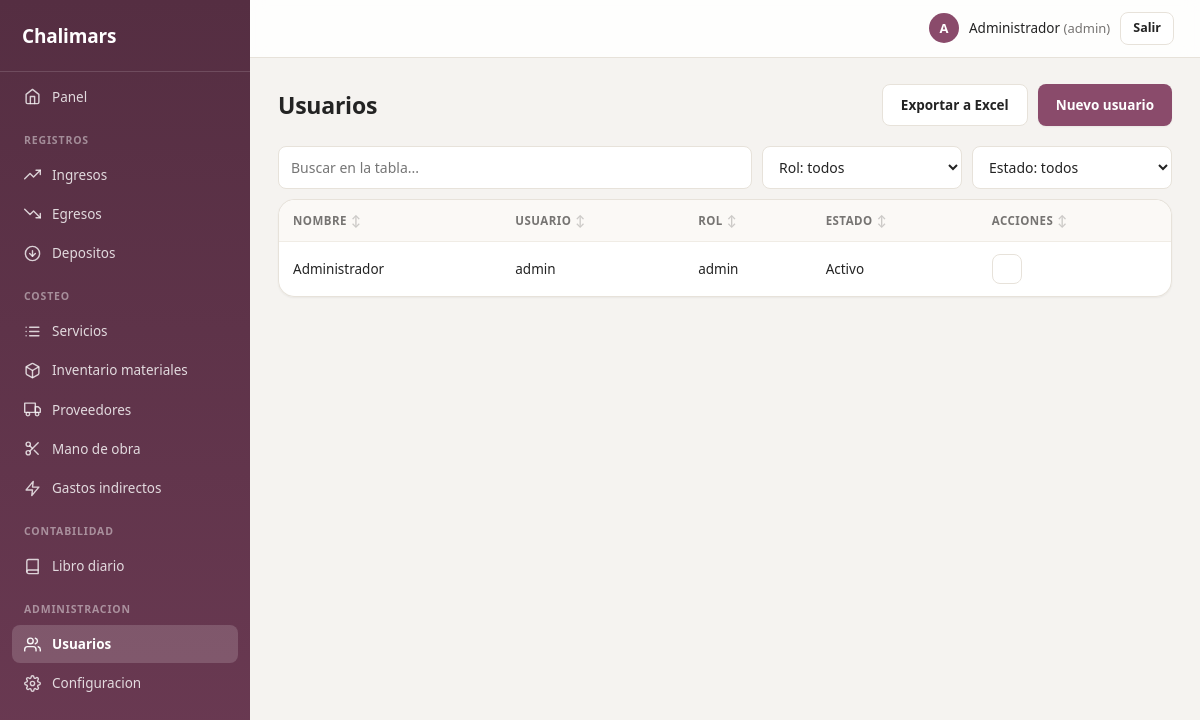
Page /usuarios/index.php (signed in) on the committed database.
### tables this page shows
CREATE TABLE configuracion (
    id INT PRIMARY KEY DEFAULT 1,
    nombre_negocio VARCHAR(150) NOT NULL DEFAULT 'Chalimars',
    logo VARCHAR(255) NULL,
    color_primario VARCHAR(7) NOT NULL DEFAULT '#8a4b6b',
    updated_at TIMESTAMP DEFAULT CURRENT_TIMESTAMP ON UPDATE CURRENT_TIMESTAMP
);

CREATE TABLE usuarios (
    id INT AUTO_INCREMENT PRIMARY KEY,
    username VARCHAR(50) NOT NULL UNIQUE,
    password VARCHAR(255) NOT NULL,
    nombre_completo VARCHAR(150) NOT NULL,
    rol ENUM('admin','cajero') NOT NULL DEFAULT 'cajero',
    activo TINYINT(1) NOT NULL DEFAULT 1,
    created_at TIMESTAMP DEFAULT CURRENT_TIMESTAMP
);

### includes/auth.php (called while the page is built, shortened)
<?php
function current_user() {
    return $_SESSION['user'] ?? null;
}
function is_admin() {
    $user = current_user();
    return $user && $user['rol'] === 'admin';
}

### usuarios/index.php (the view, shortened to what this page needs)
<?php
require_once __DIR__ . '/../includes/bootstrap.php';
$usuarios = $pdo->query('SELECT * FROM usuarios ORDER BY nombre_completo')->fetchAll();
require __DIR__ . '/../includes/header.php';
?>
<div class="page-header">
    <h1>Usuarios</h1>
    <div class="actions">
        <a class="btn btn-secondary" href="<?= BASE_URL ?>usuarios/export.php">Exportar a Excel</a>
        <a class="btn" href="<?= BASE_URL ?>usuarios/form.php">Nuevo usuario</a>
    </div>
</div>
<div class="table-wrap" data-table>
<table>
    <thead>
    <tr><th>Nombre</th><th>Usuario</th><th data-filter>Rol</th><th data-filter>Estado</th><th>Acciones</th></tr>
    </thead>
    <tbody>
    <?php foreach ($usuarios as $u): ?>
        <tr>
            <td><?= h($u['nombre_completo']) ?></td>
            <td><?= h($u['username']) ?></td>
            <td><?= h($u['rol']) ?></td>
            <td><?= $u['activo'] ? 'Activo' : 'Inactivo' ?></td>
            <td>
                <div class="action-icons">
                    <a class="btn-icon" href="<?= BASE_URL ?>usuarios/form.php?id=<?= (int)$u['id'] ?>" title="Editar"><?= icon_svg('edit') ?></a>
                </div>
            </td>
        </tr>
    <?php endforeach; ?>
    </tbody>
</table>
</div>
<?php require __DIR__ . '/../includes/footer.php'; ?>

### includes/header.php (shortened to what this page needs)
<?php
$user = current_user();
$config = isset($pdo) ? get_config($pdo) : ['nombre_negocio' => 'Chalimars', 'logo' => null, 'color_primario' => '#8a4b6b'];
$currentDir = trim(str_replace('\\', '/', dirname($_SERVER['SCRIPT_NAME'] ?? '')), '/');
$currentDir = basename($currentDir);
$currentFile = basename($_SERVER['SCRIPT_NAME'] ?? '');
function nav_active($section, $currentDir, $currentFile = null) {
    if ($section === '') {
        return $currentDir === '' && $currentFile === 'index.php';
    }
    return $currentDir === $section;
}
$navItems = [
    ['section' => '', 'url' => 'index.php', 'label' => 'Panel',
        'icon' => '<path d="M3 9l9-7 9 7v11a2 2 0 0 1-2 2H5a2 2 0 0 1-2-2z"></path><path d="M9 22V12h6v10"></path>'],
];
$navGroups = [
    'Registros' => [
        ['section' => 'ingresos', 'url' => 'ingresos/index.php', 'label' => 'Ingresos',
            'icon' => '<polyline points="23 6 13.5 15.5 8.5 10.5 1 18"></polyline><polyline points="17 6 23 6 23 12"></polyline>'],
        ['section' => 'egresos', 'url' => 'egresos/index.php', 'label' => 'Egresos',
            'icon' => '<polyline points="23 18 13.5 8.5 8.5 13.5 1 6"></polyline><polyline points="17 18 23 18 23 12"></polyline>'],
        ['section' => 'depositos', 'url' => 'depositos/index.php', 'label' => 'Depositos',
            'icon' => '<circle cx="12" cy="12" r="10"></circle><polyline points="8 12 12 16 16 12"></polyline><line x1="12" y1="8" x2="12" y2="16"></line>'],
    ],
    'Costeo' => [
        ['section' => 'servicios', 'url' => 'servicios/index.php', 'label' => 'Servicios',
            'icon' => '<line x1="8" y1="6" x2="21" y2="6"></line><line x1="8" y1="12" x2="21" y2="12"></line><line x1="8" y1="18" x2="21" y2="18"></line><line x1="3" y1="6" x2="3.01" y2="6"></line><line x1="3" y1="12" x2="3.01" y2="12"></line><line x1="3" y1="18" x2="3.01" y2="18"></line>'],
        ['section' => 'productos', 'url' => 'productos/index.php', 'label' => 'Inventario materiales',
            'icon' => '<path d="M21 16V8a2 2 0 0 0-1-1.73l-7-4a2 2 0 0 0-2 0l-7 4A2 2 0 0 0 3 8v8a2 2 0 0 0 1 1.73l7 4a2 2 0 0 0 2 0l7-4A2 2 0 0 0 21 16z"></path><polyline points="3.27 6.96 12 12.01 20.73 6.96"></polyline><line x1="12" y1="22.08" x2="12" y2="12"></line>'],
        ['section' => 'proveedores', 'url' => 'proveedores/index.php', 'label' => 'Proveedores',
            'icon' => '<rect x="1" y="3" width="15" height="13"></rect><polygon points="16 8 20 8 23 11 23 16 16 16 16 8"></polygon><circle cx="5.5" cy="18.5" r="2.5"></circle><circle cx="18.5" cy="18.5" r="2.5"></circle>'],
        ['section' => 'mano_obra', 'url' => 'mano_obra/index.php', 'label' => 'Mano de obra',
            'icon' => '<circle cx="6" cy="6" r="3"></circle><circle cx="6" cy="18" r="3"></circle><line x1="20" y1="4" x2="8.12" y2="15.88"></line><line x1="14.47" y1="14.48" x2="20" y2="20"></line><line x1="8.12" y1="8.12" x2="12" y2="12"></line>'],
        ['section' => 'gastos_indirectos', 'url' => 'gastos_indirectos/index.php', 'label' => 'Gastos indirectos',
            'icon' => '<polygon points="13 2 3 14 12 14 11 22 21 10 12 10 13 2"></polygon>'],
    ],
];
if (is_admin()) {
    $navGroups['Contabilidad'] = [
        ['section' => 'contabilidad', 'url' => 'contabilidad/index.php', 'label' => 'Libro diario',
            'icon' => '<path d="M4 19.5A2.5 2.5 0 0 1 6.5 17H20"></path><path d="M6.5 2H20v20H6.5A2.5 2.5 0 0 1 4 19.5v-15A2.5 2.5 0 0 1 6.5 2z"></path>'],
    ];
    $navGroups['Administracion'] = [
        ['section' => 'usuarios', 'url' => 'usuarios/index.php', 'label' => 'Usuarios',
            'icon' => '<path d="M17 21v-2a4 4 0 0 0-4-4H5a4 4 0 0 0-4 4v2"></path><circle cx="9" cy="7" r="4"></circle><path d="M23 21v-2a4 4 0 0 0-3-3.87"></path><path d="M16 3.13a4 4 0 0 1 0 7.75"></path>'],
        ['section' => 'configuracion', 'url' => 'configuracion/index.php', 'label' => 'Configuracion',
            'icon' => '<circle cx="12" cy="12" r="3"></circle><path d="M19.4 15a1.65 1.65 0 0 0 .33 1.82l.06.06a2 2 0 0 1 0 2.83 2 2 0 0 1-2.83 0l-.06-.06a1.65 1.65 0 0 0-1.82-.33 1.65 1.65 0 0 0-1 1.51V21a2 2 0 0 1-2 2 2 2 0 0 1-2-2v-.09A1.65 1.65 0 0 0 9 19.4a1.65 1.65 0 0 0-1.82.33l-.06.06a2 2 0 0 1-2.83 0 2 2 0 0 1 0-2.83l.06-.06a1.65 1.65 0 0 0 .33-1.82 1.65 1.65 0 0 0-1.51-1H3a2 2 0 0 1-2-2 2 2 0 0 1 2-2h.09A1.65 1.65 0 0 0 4.6 9a1.65 1.65 0 0 0-.33-1.82l-.06-.06a2 2 0 0 1 0-2.83 2 2 0 0 1 2.83 0l.06.06a1.65 1.65 0 0 0 1.82.33H9a1.65 1.65 0 0 0 1-1.51V3a2 2 0 0 1 2-2 2 2 0 0 1 2 2v.09a1.65 1.65 0 0 0 1 1.51 1.65 1.65 0 0 0 1.82-.33l.06-.06a2 2 0 0 1 2.83 0 2 2 0 0 1 0 2.83l-.06.06a1.65 1.65 0 0 0-.33 1.82V9a1.65 1.65 0 0 0 1.51 1H21a2 2 0 0 1 2 2 2 2 0 0 1-2 2h-.09a1.65 1.65 0 0 0-1.51 1z"></path>'],
    ];
}
function render_nav_link($item, $currentDir, $currentFile) {
    $active = nav_active($item['section'], $currentDir, $currentFile);
    printf(
        '<a href="%s%s" class="%s"><svg class="nav-icon" viewBox="0 0 24 24" fill="none" stroke="currentColor" stroke-width="2" stroke-linecap="round" stroke-linejoin="round">%s</svg><span>%s</span></a>',
        BASE_URL, h($item['url']), $active ? 'active' : '', $item['icon'], h($item['label'])
    );
}
$cssPath = BASE_PATH . '/assets/css/style.css';
$cssVersion = file_exists($cssPath) ? filemtime($cssPath) : time();
?>
<!DOCTYPE html>
<html lang="es">
<head>
<link rel="stylesheet" href="<?= BASE_URL ?>assets/css/style.css?v=<?= $cssVersion ?>">
</head>
<body>
<div class="app">
    <aside class="sidebar">
        <div class="brand">
            <span><?= h($config['nombre_negocio']) ?></span>
        </div>
        <nav>
            <?php render_nav_link($navItems[0], $currentDir, $currentFile); ?>
            <?php foreach ($navGroups as $groupLabel => $items): ?>
                <div class="nav-group"><?= h($groupLabel) ?></div>
                <?php foreach ($items as $item): ?>
                    <?php render_nav_link($item, $currentDir, $currentFile); ?>
                <?php endforeach; ?>
            <?php endforeach; ?>
        </nav>
    </aside>
    <div class="main">
        <header class="topbar">
            <div class="user-info">
                <span class="user-avatar"><?= h(mb_substr($user['nombre_completo'] ?? '?', 0, 1)) ?></span>
                <span><?= h($user['nombre_completo'] ?? '') ?> <span class="muted">(<?= h($user['rol'] ?? '') ?>)</span></span>
                <a href="<?= BASE_URL ?>logout.php" class="btn btn-sm btn-secondary">Salir</a>
            </div>
        </header>
        <main class="content">

### includes/functions.php (shortened to what this page needs)
<?php
function h($value) {
    return htmlspecialchars((string)($value ?? ''), ENT_QUOTES, 'UTF-8');
}
function icon_paths($name) {
    $icons = [
        'eye' => '<path d="M1 12s4-8 11-8 11 8 11 8-4 8-11 8-11-8-11-8z"></path><circle cx="12" cy="12" r="3"></circle>',
        'edit' => '<path d="M12 20h9"></path><path d="M16.5 3.5a2.121 2.121 0 0 1 3 3L7 19l-4 1 1-4L16.5 3.5z"></path>',
        'history' => '<circle cx="12" cy="12" r="10"></circle><polyline points="12 6 12 12 16 14"></polyline>',
        'plus-circle' => '<circle cx="12" cy="12" r="10"></circle><line x1="12" y1="8" x2="12" y2="16"></line><line x1="8" y1="12" x2="16" y2="12"></line>',
        'power' => '<path d="M18.36 6.64a9 9 0 1 1-12.73 0"></path><line x1="12" y1="2" x2="12" y2="12"></line>',
        'trash' => '<polyline points="3 6 5 6 21 6"></polyline><path d="M19 6v14a2 2 0 0 1-2 2H7a2 2 0 0 1-2-2V6m3 0V4a2 2 0 0 1 2-2h4a2 2 0 0 1 2 2v2"></path><line x1="10" y1="11" x2="10" y2="17"></line><line x1="14" y1="11" x2="14" y2="17"></line>',
        'users' => '<path d="M17 21v-2a4 4 0 0 0-4-4H5a4 4 0 0 0-4 4v2"></path><circle cx="9" cy="7" r="4"></circle><path d="M23 21v-2a4 4 0 0 0-3-3.87"></path><path d="M16 3.13a4 4 0 0 1 0 7.75"></path>',
    ];
    return $icons[$name] ?? '';
}
function icon_svg($name) {
    return '<svg viewBox="0 0 24 24" fill="none" stroke="currentColor" stroke-width="2" stroke-linecap="round" stroke-linejoin="round">' . icon_paths($name) . '</svg>';
}
function get_config(PDO $pdo) {
    static $config = null;
    if ($config === null) {
        $stmt = $pdo->query('SELECT * FROM configuracion WHERE id = 1');
        $config = $stmt->fetch() ?: [
            'nombre_negocio' => 'Chalimars',
            'logo' => null,
            'color_primario' => '#8a4b6b',
        ];
    }
    return $config;
}

### rows in the picture
configuracion: nombre_negocio "Chalimars"
usuarios: nombre_completo "A", nombre_completo "Administrador", rol "admin", username "admin", activo "Activo"

### other values in the picture
$item['label'] "Panel"
$groupLabel "REGISTROS"
$item['label'] "Ingresos"
$item['label'] "Egresos"
$item['label'] "Depositos"
$groupLabel "COSTEO"
$item['label'] "Servicios"
$item['label'] "Inventario materiales"
$item['label'] "Proveedores"
$item['label'] "Mano de obra"
$item['label'] "Gastos indirectos"
$groupLabel "CONTABILIDAD"
$item['label'] "Libro diario"
$groupLabel "ADMINISTRACION"
$item['label'] "Usuarios"
